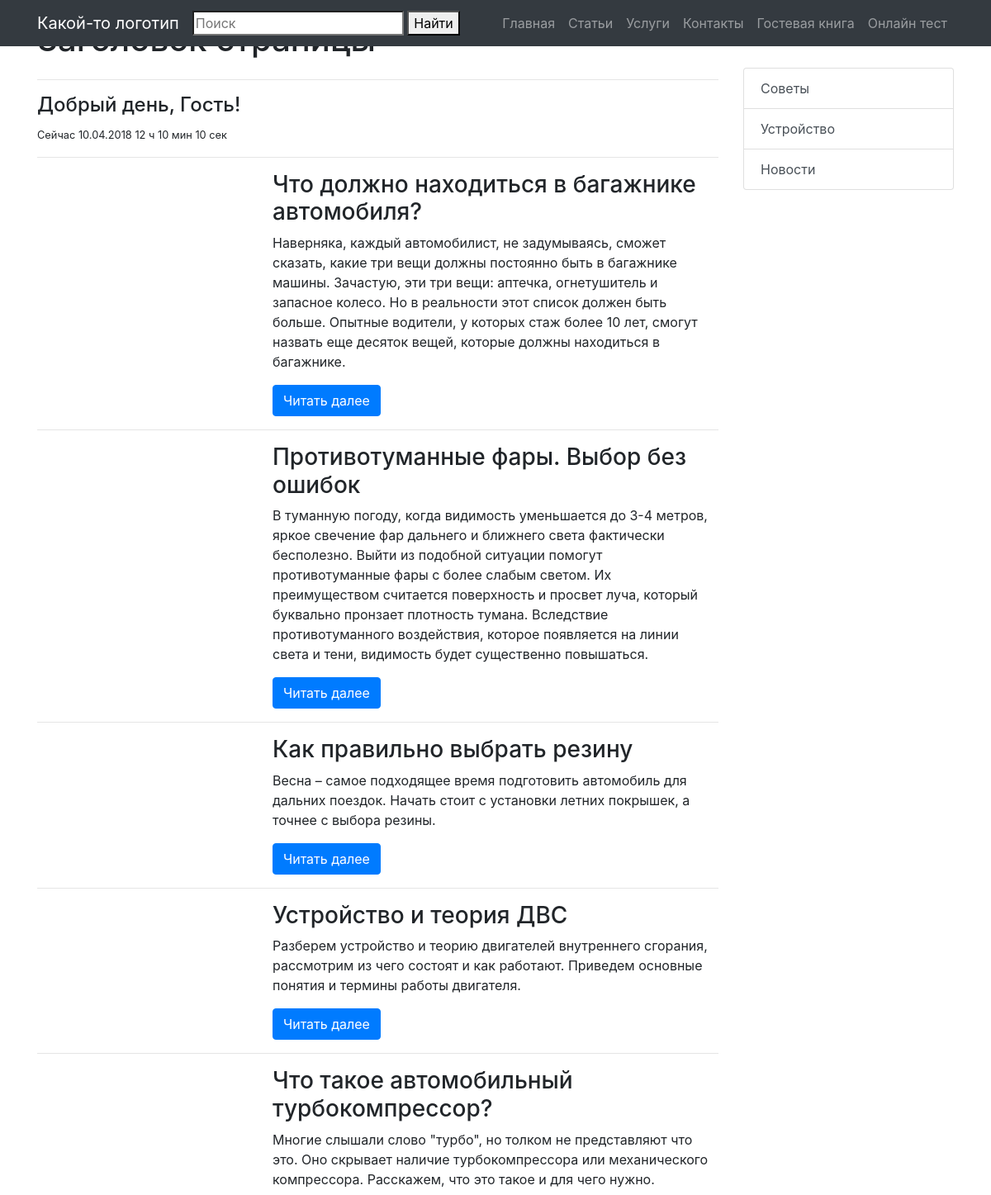
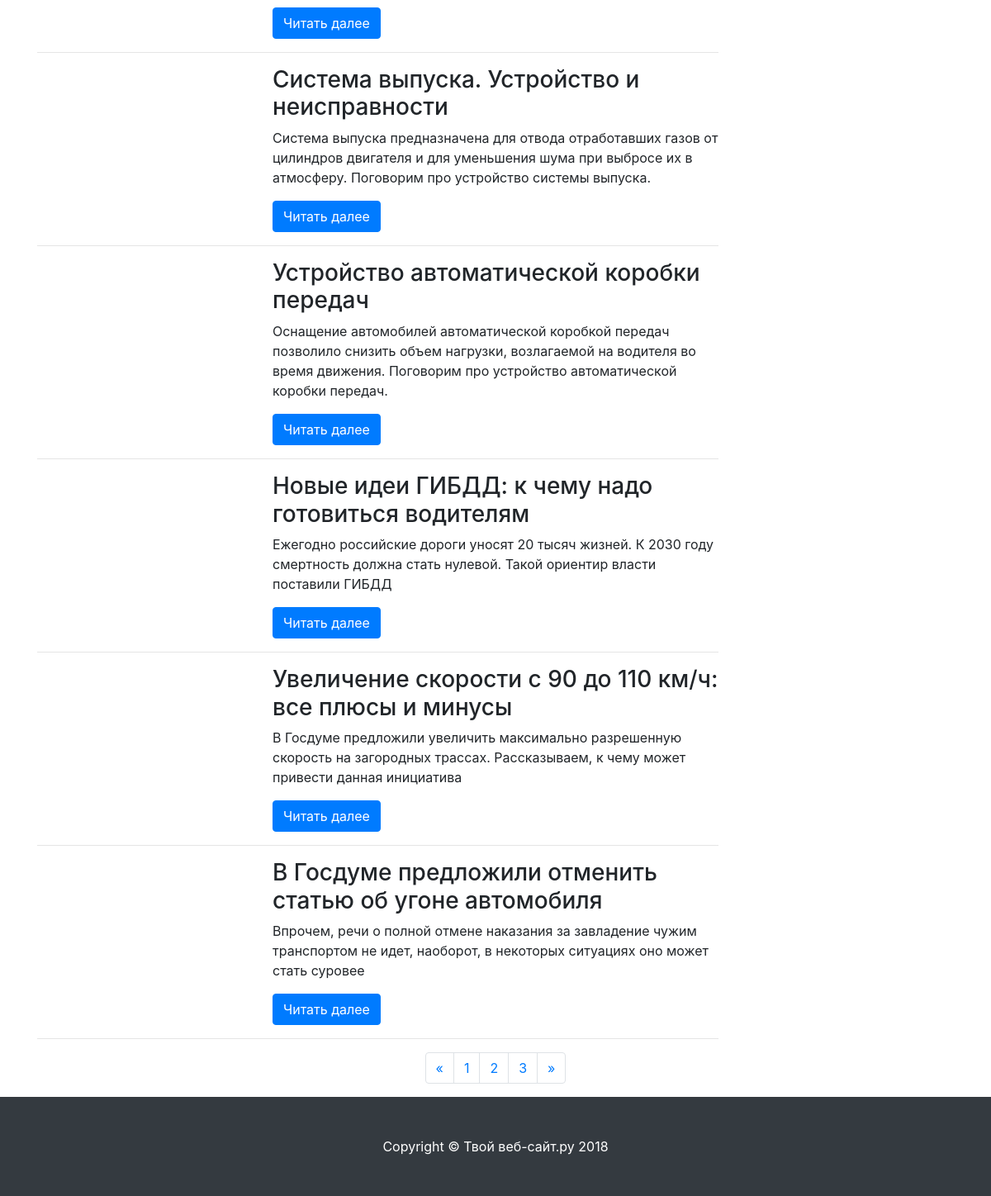
The page / on the database its author committed (2 pictures, top to bottom).
### tables this page shows
CREATE TABLE `articles` (
  `id` int(11) UNSIGNED NOT NULL,
  `title` varchar(255) NOT NULL,
  `alias` varchar(255) NOT NULL,
  `image` varchar(255) NOT NULL DEFAULT 'default.jpg',
  `introxext` varchar(500) NOT NULL,
  `category_id` int(11) NOT NULL,
  `full_text` text NOT NULL,
  `created_date` int(11) NOT NULL,
  `update_date` int(11) NOT NULL,
  `user_id` int(11) NOT NULL DEFAULT '1'
);

CREATE TABLE `categories` (
  `cat_id` int(11) UNSIGNED NOT NULL,
  `name` varchar(255) NOT NULL,
  `description` text NOT NULL
);

### settings.php (called while the page is built, shortened)
<?php
include 'functions.php';
$hour = strftime('%H');
$date = strftime('%d.%m.%Y %H ч %M мин %S сек');
if ($hour >= 0 and $hour < 6):
    $welcome = "Доброй ночи";
elseif ($hour >= 6 and $hour < 12):
    $welcome = "Доброе утро";
elseif ($hour >= 12 and $hour < 18):
    $welcome = "Добрый день";
elseif ($hour >= 18 and $hour < 24):
    $welcome = "Добрый вечер";
endif;
$rows = getAllArticles();
$menu = getAllsidebarMenu();
$mainMenu = [
    'Главная' => SITE_URL,
    'Статьи' => '#',
    'Услуги' => '#',
    'Контакты' => '#',
    'Гостевая книга' => '/guestbook/',
    'Онлайн тест' => '/test/',
];

### functions.php (called while the page is built, shortened)
<?php
$link = mysqli_connect ('localhost', 'root', '', 'blog');
function getAllArticles(){
	global $link;
	$sql = 'SELECT id, title, introxext, image FROM articles';
	$res = mysqli_query($link, $sql);
	$rows = mysqli_fetch_all($res, MYSQLI_ASSOC);
	return $rows;
}
function getAllsidebarMenu(){
	global $link;
	$sql = 'SELECT cat_id, name FROM categories';
	$res = mysqli_query($link, $sql);
	$menu = mysqli_fetch_all($res, MYSQLI_ASSOC);
	return $menu;
}
?>

### index.php (the view, shortened to what this page needs)
<? include 'settings.php';?>
<!DOCTYPE html>
<html lang="ru">
<head>
    <? include_once 'includes/head.php' ?>
</head>
<body>
<?php include_once 'includes/header.php'; ?>
<div class="container">
    <div class="row">
        <div class="col-md-9">
            <h1 class="my-4">Заголовок страницы
            </h1>
            <hr>
            <h4><?= $welcome ?>, Гость!</h4>
            <small>Cейчас <?= $date?></small>
            <hr>
            <?php foreach ($rows as $row):?>
            <div class="row">
                <div class="col-md-4">
                </div>
                <div class="col-md-8">
                    <h3><?=$row['title'];?></h3>
                    <p><?=$row['introxext'];?></p>
                    <a class="btn btn-primary" href="/article.php?id=<?=$row['id'];?>">Читать далее</a>
                </div>
            </div>
            <hr>
            <?php endforeach;?>
        </div>
        <?php include 'includes/sidebar.php' ?>
    </div>
    <?php include 'includes/pagination.php' ?>
</div>
<?php include 'includes/footer.php' ?>
</body>
</html>

### includes/head.php (shortened to what this page needs)
<link href="<?=SITE_URL?>vendor/bootstrap/css/bootstrap.min.css" rel="stylesheet">
<link href="<?=SITE_URL?>css/main.css" rel="stylesheet">

### includes/header.php (shortened to what this page needs)
<nav class="navbar navbar-expand-lg navbar-dark bg-dark fixed-top">
  <div class="container">
    <a class="navbar-brand" href="#">Какой-то логотип</a>
    <form name="search" method="post" action="includes/search.php">
    <input type="search" name="query" placeholder="Поиск">
    <button type="submit">Найти</button>
    </form>
    <div class="collapse navbar-collapse" id="navbarResponsive">
      <ul class="navbar-nav ml-auto">
          <? foreach($mainMenu as $name => $link): ?>
            <li class="nav-item">
              <a class="nav-link" href="<?=$link?>"><?=$name?></a>
            </li>
          <? endforeach;?>
      </ul>
    </div>
  </div>
</nav>

### includes/sidebar.php
<div class="col-md-3">
    <h3 class="my-4">Категории</h3>
    <div class="list-group">
        <? foreach ($menu as $row):?>
            <a href="includes/category.php'?category_id=<?=$row['cat_id'];?>" class="list-group-item list-group-item-action">
                <?=$row['name'];?>
            </a>
        <? endforeach; ?>
    </div>
</div>

### includes/pagination.php (shortened to what this page needs)
<ul class="pagination justify-content-center">
    <li class="page-item">
        <a class="page-link" href="#" aria-label="Previous">
            <span aria-hidden="true">&laquo;</span>
        </a>
    </li>
    <li class="page-item">
        <a class="page-link" href="#">1</a>
    </li>
    <li class="page-item">
        <a class="page-link" href="#">2</a>
    </li>
    <li class="page-item">
        <a class="page-link" href="#">3</a>
    </li>
    <li class="page-item">
        <a class="page-link" href="#" aria-label="Next">
            <span aria-hidden="true">&raquo;</span>
        </a>
    </li>
</ul>

### includes/footer.php (shortened to what this page needs)
<footer class="py-5 bg-dark">
    <div class="container">
        <p class="m-0 text-center text-white">Copyright &copy; Твой веб-сайт.ру 2018</p>
    </div>
</footer>

### rows shown on the page
articles: title "Что должно находиться в багажнике автомобиля?", introxext "Наверняка, каждый автомобилист, не задумываясь, сможет сказать, какие три вещи должны постоянно быть в багажнике машины. Зачастую, эти три вещи: аптечка, огнетушитель и запасное колесо. Но в реальности этот список должен быть больше. Опытные водители, у которых стаж более 10 лет, смогут назвать еще десяток вещей, которые должны находиться в багажнике."
articles: title "Противотуманные фары. Выбор без ошибок", introxext "В туманную погоду, когда видимость уменьшается до 3-4 метров, яркое свечение фар дальнего и ближнего света фактически бесполезно. Выйти из подобной ситуации помогут противотуманные фары с более слабым светом. Их преимуществом считается поверхность и просвет луча, который буквально пронзает плотность тумана. Вследствие противотуманного воздействия, которое появляется на линии света и тени, видимость будет существенно повышаться."
articles: title "Как правильно выбрать резину", introxext "Весна – самое подходящее время подготовить автомобиль для дальних поездок. Начать стоит с установки летних покрышек, а точнее с выбора резины."
articles: title "Устройство и теория ДВС", introxext "Разберем устройство и теорию двигателей внутреннего сгорания, рассмотрим из чего состоят и как работают. Приведем основные понятия и термины работы двигателя."
articles: title "Что такое автомобильный турбокомпрессор?", introxext "Многие слышали слово \"турбо\", но толком не представляют что это. Оно скрывает наличие турбокомпрессора или механического компрессора. Расскажем, что это такое и для чего нужно."
articles: title "Система выпуска. Устройство и неисправности", introxext "Система выпуска предназначена для отвода отработавших газов от цилиндров двигателя и для уменьшения шума при выбросе их в атмосферу. Поговорим про устройство системы выпуска."
articles: title "Устройство автоматической коробки передач", introxext "Оснащение автомобилей автоматической коробкой передач позволило снизить объем нагрузки, возлагаемой на водителя во время движения. Поговорим про устройство автоматической коробки передач."
articles: title "Новые идеи ГИБДД: к чему надо готовиться водителям", introxext "Ежегодно российские дороги уносят 20 тысяч жизней. К 2030 году смертность должна стать нулевой. Такой ориентир власти поставили ГИБДД"
articles: title "Увеличение скорости с 90 до 110 км/ч: все плюсы и минусы", introxext "В Госдуме предложили увеличить максимально разрешенную скорость на загородных трассах. Рассказываем, к чему может привести данная инициатива"
articles: title "В Госдуме предложили отменить статью об угоне автомобиля", introxext "Впрочем, речи о полной отмене наказания за завладение чужим транспортом не идет, наоборот, в некоторых ситуациях оно может стать суровее"
categories: name "Советы"
categories: name "Устройство"
categories: name "Новости"

### other values the page prints
$name "Главная"
$name "Статьи"
$name "Услуги"
$name "Контакты"
$name "Гостевая книга"
$name "Онлайн тест"
$welcome "Добрый день"
$date "10.04.2018 12 ч 10 мин 10 сек"
